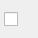
<?xml version="1.0" encoding="UTF-8"?>
<ui version="4.0">
 <class>seat</class>
 <widget class="QWidget" name="seat">
  <property name="geometry">
   <rect>
    <x>0</x>
    <y>0</y>
    <width>38</width>
    <height>38</height>
   </rect>
  </property>
  <property name="maximumSize">
   <size>
    <width>60</width>
    <height>60</height>
   </size>
  </property>
  <property name="windowTitle">
   <string>Form</string>
  </property>
  <layout class="QGridLayout" name="gridLayout">
   <property name="leftMargin">
    <number>4</number>
   </property>
   <property name="topMargin">
    <number>4</number>
   </property>
   <property name="rightMargin">
    <number>4</number>
   </property>
   <property name="bottomMargin">
    <number>4</number>
   </property>
   <property name="spacing">
    <number>0</number>
   </property>
   <item row="0" column="0">
    <widget class="QCheckBox" name="checkBox">
     <property name="minimumSize">
      <size>
       <width>30</width>
       <height>30</height>
      </size>
     </property>
     <property name="styleSheet">
      <string notr="true">QCheckBox{
image: url(:/Resources/seatAvailable.png);
background:none;
}

QCheckBox:checked {
image: url(:/Resources/seatUnAvailable.png);
background:none;
}

QCheckBox::indicator:checked {
image: url(:/Resources/seatUnAvailable.png);
background:none;
}

QCheckBox::indicator {
image: url(:/Resources/seatAvailable.png);
background:none;
}</string>
     </property>
     <property name="text">
      <string/>
     </property>
    </widget>
   </item>
  </layout>
 </widget>
 <resources/>
 <connections/>
</ui>
